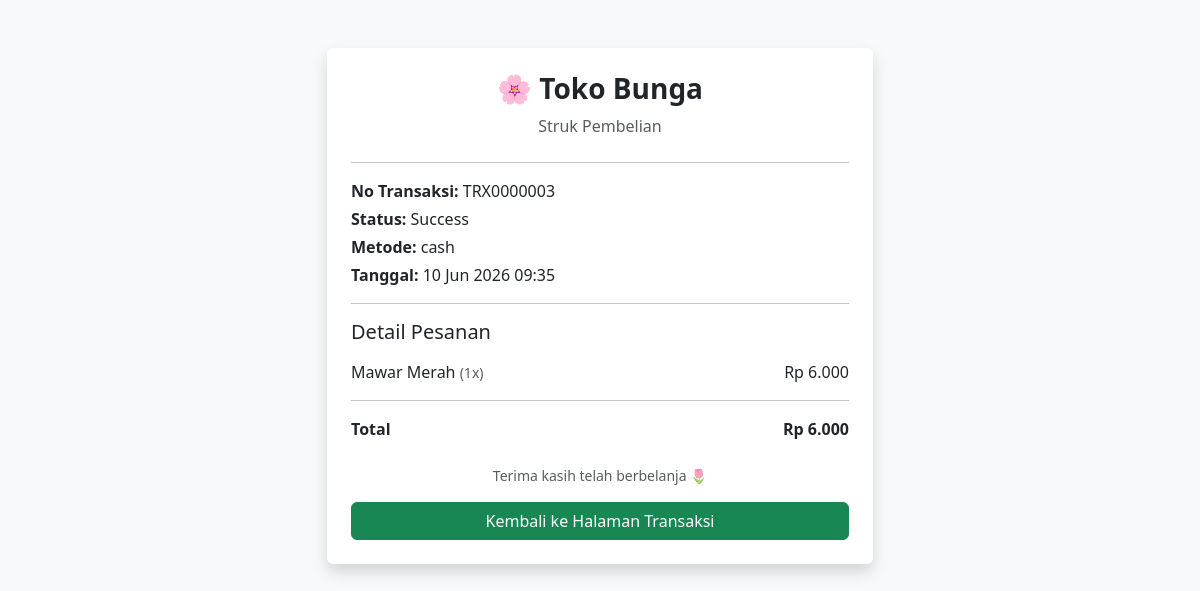
/struk.php?id=TRX0000003, run on the app's committed database.
### tables this page shows
CREATE TABLE `transactions` (
  `TRANSACTION_ID` char(10) NOT NULL,
  `PAYMENT_ID` char(6) DEFAULT NULL,
  `STATUS_ID` char(6) DEFAULT NULL,
  `USER_ID` char(6) DEFAULT NULL,
  `TRANSACTION_DATE` datetime DEFAULT NULL,
  `TOTAL_HARGA` decimal(10,0) DEFAULT NULL
);

CREATE TABLE `payment_methods` (
  `METHOD_ID` char(6) NOT NULL,
  `NAMA_METODE` varchar(20) DEFAULT NULL
);

CREATE TABLE `transaction_details` (
  `DETAIL_ID` char(6) NOT NULL,
  `TRANSACTION_ID` char(10) DEFAULT NULL,
  `PRODUCT_ID` char(6) DEFAULT NULL,
  `JUMLAH` int(11) DEFAULT NULL,
  `SUBTOTAL` decimal(10,0) DEFAULT NULL
);

CREATE TABLE `products` (
  `PRODUCT_ID` char(6) NOT NULL,
  `NAMA_PRODUK` varchar(50) DEFAULT NULL,
  `HARGA` decimal(10,0) DEFAULT NULL,
  `STOK` int(11) DEFAULT NULL,
  `FOTO` varchar(255) DEFAULT NULL
);

### struk.php (the view, shortened to what this page needs)
<?php
$id = $_GET['id'] ?? '';
$data = mysqli_fetch_assoc(
    mysqli_query(
        $koneksi,
        "SELECT
            t.*,
            pm.NAMA_METODE
         FROM transactions t
         LEFT JOIN payments p
            ON t.PAYMENT_ID = p.PAYMENT_ID
         LEFT JOIN payment_methods pm
            ON p.METHOD_ID = pm.METHOD_ID
         WHERE t.TRANSACTION_ID = '$id'"
    )
);
$detail = mysqli_query(
    $koneksi,
    "SELECT
        td.*,
        p.NAMA_PRODUK
     FROM transaction_details td
     JOIN products p
        ON td.PRODUCT_ID = p.PRODUCT_ID
     WHERE td.TRANSACTION_ID = '$id'"
);
$statusMap = [
    'STS01' => 'Pending',
    'STS02' => 'Success',
    'STS03' => 'Cancelled'
];
?>
<!DOCTYPE html>
<html lang="id">
<head>
    <link href="https://cdn.jsdelivr.net/npm/bootstrap@5.3.3/dist/css/bootstrap.min.css" rel="stylesheet">
</head>
<body class="bg-light">
<div class="container py-5">
    <div class="row justify-content-center">
        <div class="col-md-6">
            <div class="card shadow border-0">
                <div class="card-body p-4">
                    <div class="text-center mb-4">
                        <h3 class="fw-bold">🌸 Toko Bunga</h3>
                        <p class="text-muted mb-0">Struk Pembelian</p>
                    </div>
                    <hr>
                    <div class="mb-3">
                        <p class="mb-1"><strong>No Transaksi:</strong> <?= htmlspecialchars($data['TRANSACTION_ID']) ?></p>
                        <p class="mb-1"><strong>Status:</strong> <?= $statusMap[$data['STATUS_ID']] ?? $data['STATUS_ID'] ?></p>
                        <p class="mb-1"><strong>Metode:</strong> <?= htmlspecialchars($data['NAMA_METODE'] ?? '-') ?></p>
                        <p class="mb-0"><strong>Tanggal:</strong> <?= date('d M Y H:i') ?></p>
                    </div>
                    <hr>
                    <h5 class="mb-3">Detail Pesanan</h5>
                    <?php
                    $total = 0;
                    while ($d = mysqli_fetch_assoc($detail)):
                        $total += $d['SUBTOTAL'];
                    ?>
                    <div class="d-flex justify-content-between mb-2">
                        <div>
                            <?= htmlspecialchars($d['NAMA_PRODUK']) ?>
                            <small class="text-muted">(<?= $d['JUMLAH'] ?>x)</small>
                        </div>
                        <div>Rp <?= number_format($d['SUBTOTAL'], 0, ',', '.') ?></div>
                    </div>
                    <?php endwhile; ?>
                    <hr>
                    <div class="d-flex justify-content-between">
                        <strong>Total</strong>
                        <strong>Rp <?= number_format($total, 0, ',', '.') ?></strong>
                    </div>
                    <div class="text-center mt-4">
                        <p class="text-muted small mb-3">Terima kasih telah berbelanja 🌷</p>
                        <a href="../transaksi.php" class="btn btn-success w-100">
                            Kembali ke Halaman Transaksi
                        </a>
                    </div>
                </div>
            </div>
        </div>
    </div>
</div>
</body>
</html>

### data on the page
transactions: TRANSACTION_ID "TRX0000003", STATUS_ID "Success", payment_methods.NAMA_METODE "cash"
transaction_details: PRODUCT_ID.NAMA_PRODUK "Mawar Merah", JUMLAH "1", SUBTOTAL "6.000"

### other printed values
$total "6.000"
